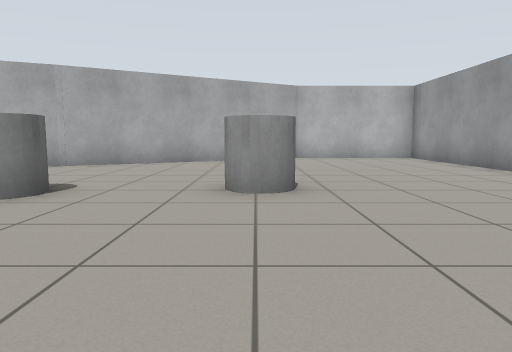
view 1 (above)

14 first-person views from a walk through a robot-simulator world made for Gazebo. The camera is 0.72 m above the floor, tilts 6° down and sees 70° across. The floor is counted in squares, 1 m on a side. Each view is taken from the middle of a square. On the plan, view 1 faces up. The plan holds only what a view shows up to about 11 squares ahead; the rest is blank. Gazebo's built-in surfaces are drawn with simple patterns.

view 2
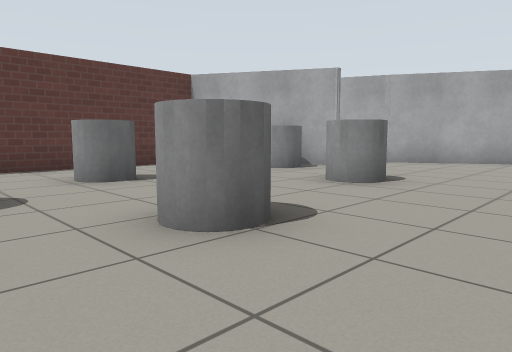

view 3
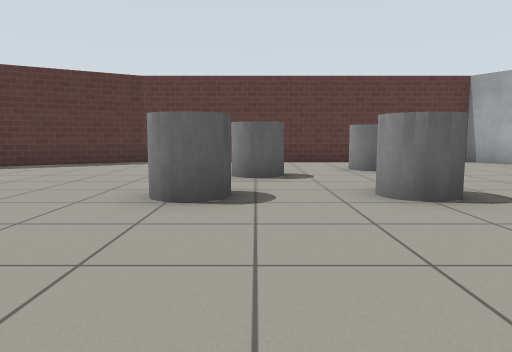

view 4
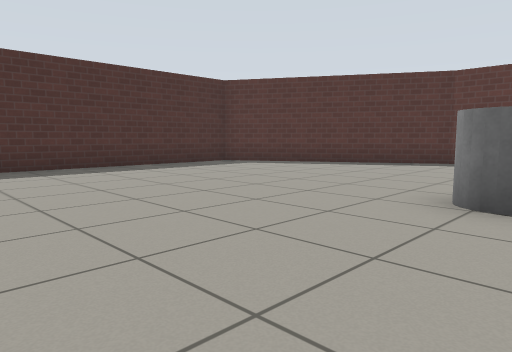

view 5
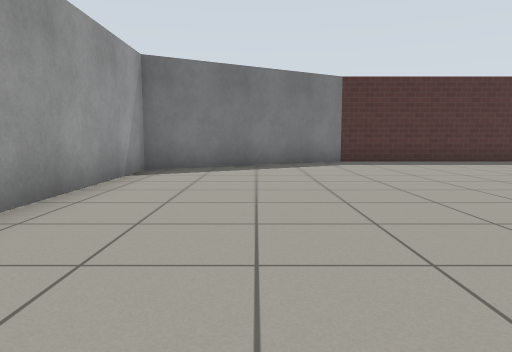

view 6
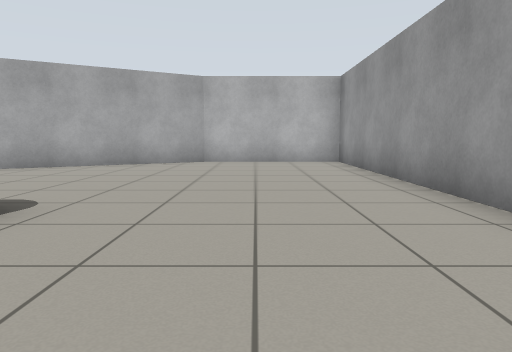

view 7
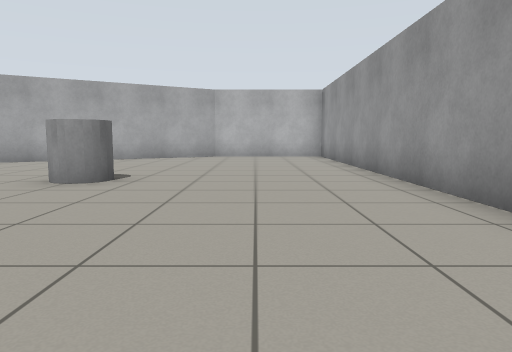

view 8
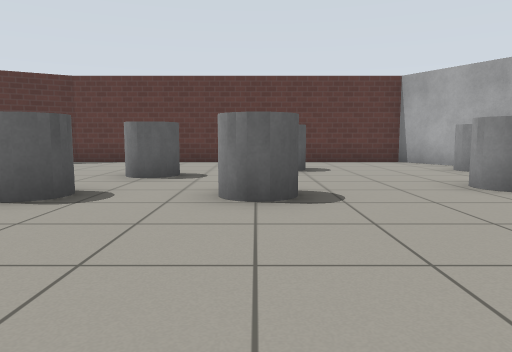

view 9
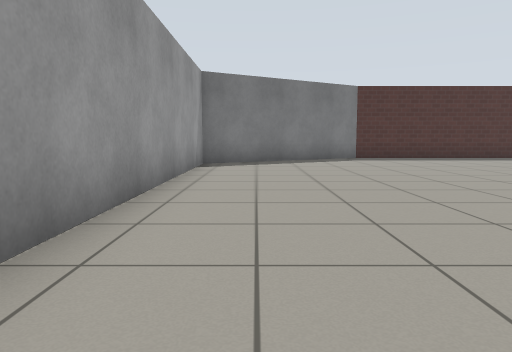

view 10
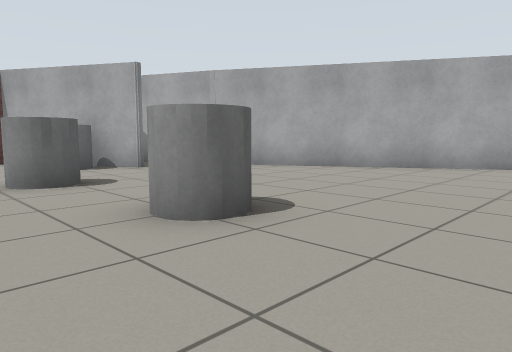

view 11
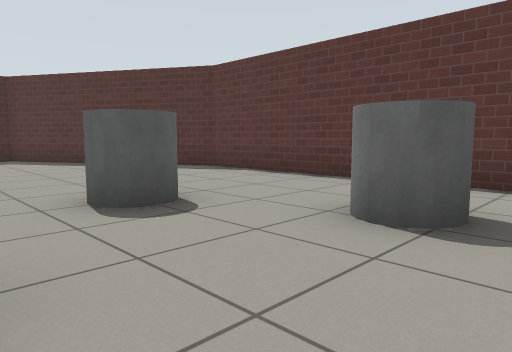

view 12
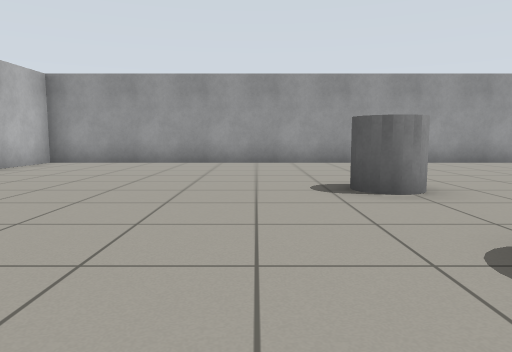

view 13
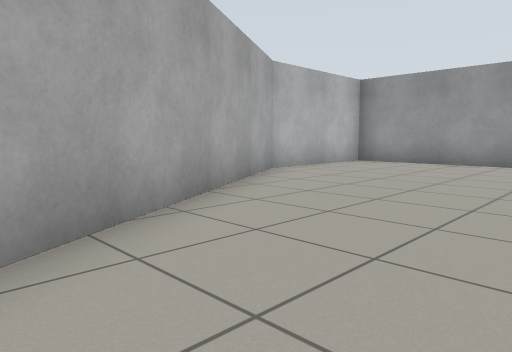

view 14
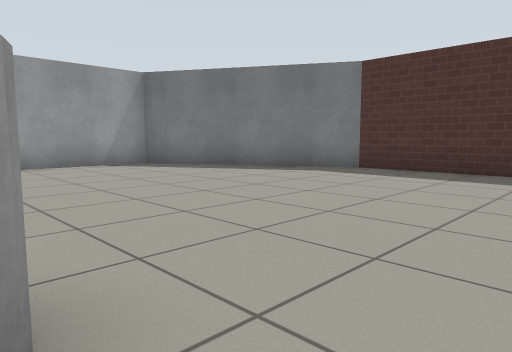

### Floor plan
Points are (right, up) in squares from view 1. A wall is a line through its corners. A room is listed if a view was taken in it or the views show most of it. See-through windows are left out.
Room 1 (views 1, 2, 3, 4, 5, 6, 7, 8, 9, 10, 11, 12, 13, 14)
walls: (-5.2, 7.3) (-8.8, 5.2) (-8.8, -4.3) (-5.6, -10) (0.5, -10) (5.5, -7.1) (5.5, 12.9) (1.5, 12.9) (-5, 9.2); (-4.8, 9.3) (-7, 8.2)
objects: grey cylinder (-7, 1) to (-6, 2); grey cylinder (-6, 6); grey cylinder (-5, -1); grey cylinder (-3, -2) to (-2, -2); grey cylinder (-3, 1) to (-2, 1); grey cylinder (-3, 4) to (-3, 5); grey cylinder (0, 5)

Positions as (right, up) in squares from view 1, and headings:
1: (0, 0), facing up
2: (0, -1), facing up-left
3: (2, -1), facing left
4: (2, -1), facing down-left
5: (3, 1), facing down
6: (3, 2), facing up
7: (3, -1), facing up
8: (2, 1), facing left
9: (4, 3), facing down
10: (3, 3), facing up-left
11: (-3, 3), facing down-left
12: (-5, 7), facing right
13: (-5, 7), facing up-right
14: (-4, -2), facing down-right
